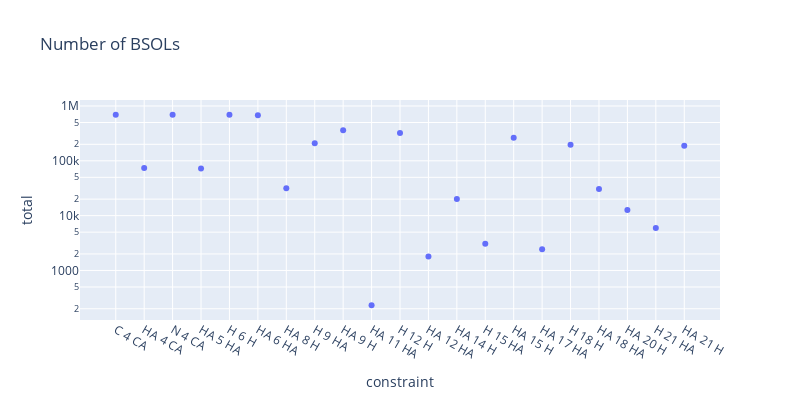

Notebook code cell kept with this figure:
### Code cell
import plotly.express as px

# scatter, x=len_bsol, y=count, y axis log scale
def plot_count_by_length(df_stats:pd.DataFrame):
    df = df_stats[['len_bsol', 'constraint', 'total']].groupby(['len_bsol','constraint']).first().reset_index()
    fig = px.scatter(df, x='constraint', y='total', log_y=True,
                     title=f"Number of BSOLs",)
    # set size
    fig.update_layout(width=800, height=400)
    fig.show()

plot_count_by_length(df_stats)

### Figure 1 — Plotly figure (JSON) as saved in the notebook; plotly's stock layout.template omitted (floating-point values rounded to 4 significant figures)
{"data": [{"hovertemplate": "constraint=%{x}<br>total=%{y}<extra></extra>", "legendgroup": "", "marker": {"color": "#636efa", "symbol": "circle"}, "mode": "markers", "name": "", "orientation": "v", "showlegend": false, "type": "scatter", "x": ["C 4 CA", "HA 4 CA", "N 4 CA", "HA 5 HA", "H 6 H", "HA 6 HA", "HA 8 H", "H 9 HA", "HA 9 H", "HA 11 HA", "H 12 H", "HA 12 HA", "HA 14 H", "H 15 HA", "HA 15 H", "HA 17 HA", "H 18 H", "HA 18 HA", "HA 20 H", "H 21 HA", "HA 21 H"], "xaxis": "x", "y": [692563, 73647, 692563, 72075, 692535, 677858, 31445, 208533, 359419, 232, 323451, 1798, 20028, 3068, 262341, 2434, 195759, 30712, 12700, 5960, 188832], "yaxis": "y"}], "layout": {"height": 400, "legend": {"tracegroupgap": 0}, "title": {"text": "Number of BSOLs"}, "width": 800, "xaxis": {"anchor": "y", "domain": [0, 1], "title": {"text": "constraint"}}, "yaxis": {"anchor": "x", "domain": [0, 1], "title": {"text": "total"}, "type": "log"}}}
